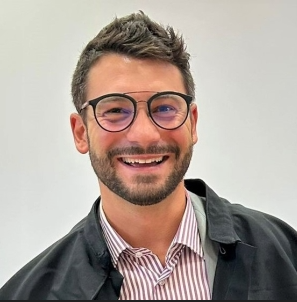
%> input picture script matlab/figures/immagini_originali/laureti.png, 297 x 302 px
$ octave ridimensiona_immagini_32x32.m   (GNU Octave 9; MATLAB toolbox functions it lacks are replaced by stand-ins)
%> lines starting %> are read from the running program, lines starting %| are printed output that depends on the picture
% Scegli un'immagine standard
nome_file = 'figures/immagini_originali/laureti.png';

% 1. Leggi
img_original = imread(nome_file);
%> img_original is the input picture: size 302x297x3 uint8; mean R, G, B 172.4, 160.2, 152.4

% 2. Converti in scala di grigi se necessario
if size(img_original, 3) == 3
    img_gray = rgb2gray(img_original);
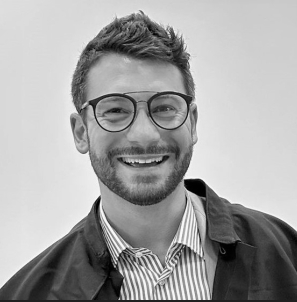
%> img_gray: size 302x297 uint8; min 0, max 252, mean 163
else
    img_gray = img_original;
end

% 3. Ridimensiona a 32x32
img_32 = imresize(img_gray, [32 32]);
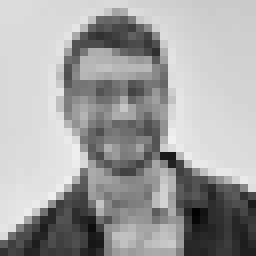
%> img_32: size 32x32 uint8 (shown 8 times larger); min 3, max 240, mean 163.1

% 4. Visualizza per controllo
figure;
subplot(1,2,1); imshow(img_gray); title('Originale');
subplot(1,2,2); imshow(img_32); title('Ridimensionata 32x32');

imwrite(img_32, 'figures/immagini_originali/laureti_32x32.png');

% 5. Salva la matrice nel file per il VHDL
fid = fopen('file_txt_originali/laureti.txt', 'w');
for i = 1:32
    for j = 1:32
        fprintf(fid, '%4d ', double(img_32(i, j)));
    end
    fprintf(fid, '\n');
end
fclose(fid);
